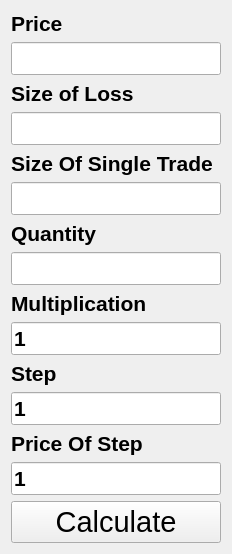
     <widget class="QWidget" name="page_14">
      <property name="font">
       <font>
        <pointsize>16</pointsize>
        <bold>true</bold>
       </font>
      </property>
      <layout class="QVBoxLayout" name="verticalLayout_31">
       <item>
        <layout class="QVBoxLayout" name="verticalLayout_13">
         <item>
          <widget class="QLabel" name="label_56">
           <property name="text">
            <string>Price</string>
           </property>
          </widget>
         </item>
         <item>
          <widget class="QLineEdit" name="lineEdit_49">
           <property name="maxLength">
            <number>6</number>
           </property>
          </widget>
         </item>
         <item>
          <widget class="QLabel" name="label_57">
           <property name="text">
            <string>Size of Loss</string>
           </property>
          </widget>
         </item>
         <item>
          <widget class="QLineEdit" name="lineEdit_50">
           <property name="maxLength">
            <number>6</number>
           </property>
          </widget>
         </item>
         <item>
          <widget class="QLabel" name="label_58">
           <property name="text">
            <string>Size Of Single Trade</string>
           </property>
          </widget>
         </item>
         <item>
          <widget class="QLineEdit" name="lineEdit_51">
           <property name="maxLength">
            <number>6</number>
           </property>
          </widget>
         </item>
         <item>
          <widget class="QLabel" name="label_59">
           <property name="text">
            <string>Quantity</string>
           </property>
          </widget>
         </item>
         <item>
          <widget class="QLineEdit" name="lineEdit_52">
           <property name="maxLength">
            <number>6</number>
           </property>
          </widget>
         </item>
         <item>
          <widget class="QLabel" name="label_60">
           <property name="text">
            <string>Multiplication</string>
           </property>
          </widget>
         </item>
         <item>
          <widget class="QLineEdit" name="lineEdit_53">
           <property name="text">
            <string>1</string>
           </property>
           <property name="maxLength">
            <number>6</number>
           </property>
          </widget>
         </item>
         <item>
          <widget class="QLabel" name="label_61">
           <property name="text">
            <string>Step</string>
           </property>
          </widget>
         </item>
         <item>
          <widget class="QLineEdit" name="lineEdit_54">
           <property name="enabled">
            <bool>true</bool>
           </property>
           <property name="text">
            <string>1</string>
           </property>
           <property name="maxLength">
            <number>6</number>
           </property>
          </widget>
         </item>
         <item>
          <widget class="QLabel" name="label_74">
           <property name="text">
            <string>Price Of Step</string>
           </property>
          </widget>
         </item>
         <item>
          <widget class="QLineEdit" name="lineEdit_60">
           <property name="enabled">
            <bool>true</bool>
           </property>
           <property name="text">
            <string>1</string>
           </property>
           <property name="maxLength">
            <number>6</number>
           </property>
          </widget>
         </item>
         <item>
          <widget class="QPushButton" name="pushButton_25">
           <property name="font">
            <font>
             <pointsize>22</pointsize>
             <bold>false</bold>
            </font>
           </property>
           <property name="text">
            <string>Calculate</string>
           </property>
          </widget>
         </item>
        </layout>
       </item>
      </layout>
     </widget>
